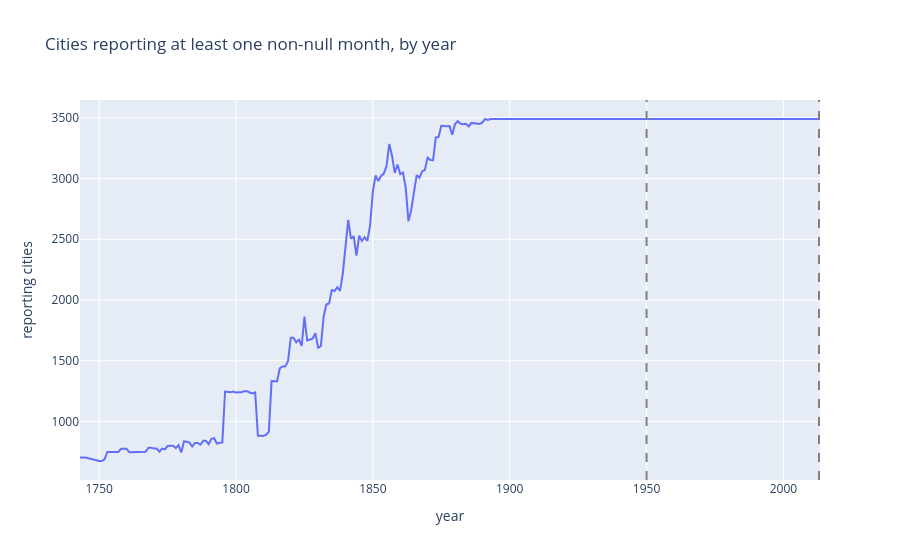

Write notebook code for a chart like this one.
### Markdown cell above
## 5. Station count over time

### Code cell
stations = con.execute(f"""
    SELECT year(dt) AS year, count(DISTINCT (City, Country)) AS n_cities
    FROM {CITY_TABLE}
    WHERE AverageTemperature IS NOT NULL
    GROUP BY year
    ORDER BY year
""").df()

fig = px.line(
    stations,
    x="year",
    y="n_cities",
    title="Cities reporting at least one non-null month, by year",
    labels={"n_cities": "reporting cities"},
)
fig.add_vline(x=1950, line_dash="dash", line_color="gray")
fig.add_vline(x=2013, line_dash="dash", line_color="gray")
fig.show()

### Figure 1 — Plotly figure (JSON) as saved in the notebook; plotly's stock layout.template omitted (floating-point values rounded to 4 significant figures; data arrays with more than 128 entries replaced by an {"elided": "..."} marker saying what was removed)
{"data": [{"hovertemplate": "year=%{x}<br>reporting cities=%{y}<extra></extra>", "legendgroup": "", "line": {"color": "#636efa", "dash": "solid"}, "marker": {"symbol": "circle"}, "mode": "lines", "name": "", "orientation": "v", "showlegend": false, "type": "scatter", "x": {"elided": "267 int values"}, "xaxis": "x", "y": {"elided": "267 int values"}, "yaxis": "y"}], "layout": {"legend": {"tracegroupgap": 0}, "shapes": [{"line": {"color": "gray", "dash": "dash"}, "type": "line", "x0": 1950, "x1": 1950, "xref": "x", "y0": 0, "y1": 1, "yref": "y domain"}, {"line": {"color": "gray", "dash": "dash"}, "type": "line", "x0": 2013, "x1": 2013, "xref": "x", "y0": 0, "y1": 1, "yref": "y domain"}], "title": {"text": "Cities reporting at least one non-null month, by year"}, "xaxis": {"anchor": "y", "domain": [0.0, 1.0], "title": {"text": "year"}}, "yaxis": {"anchor": "x", "domain": [0.0, 1.0], "title": {"text": "reporting cities"}}}}
